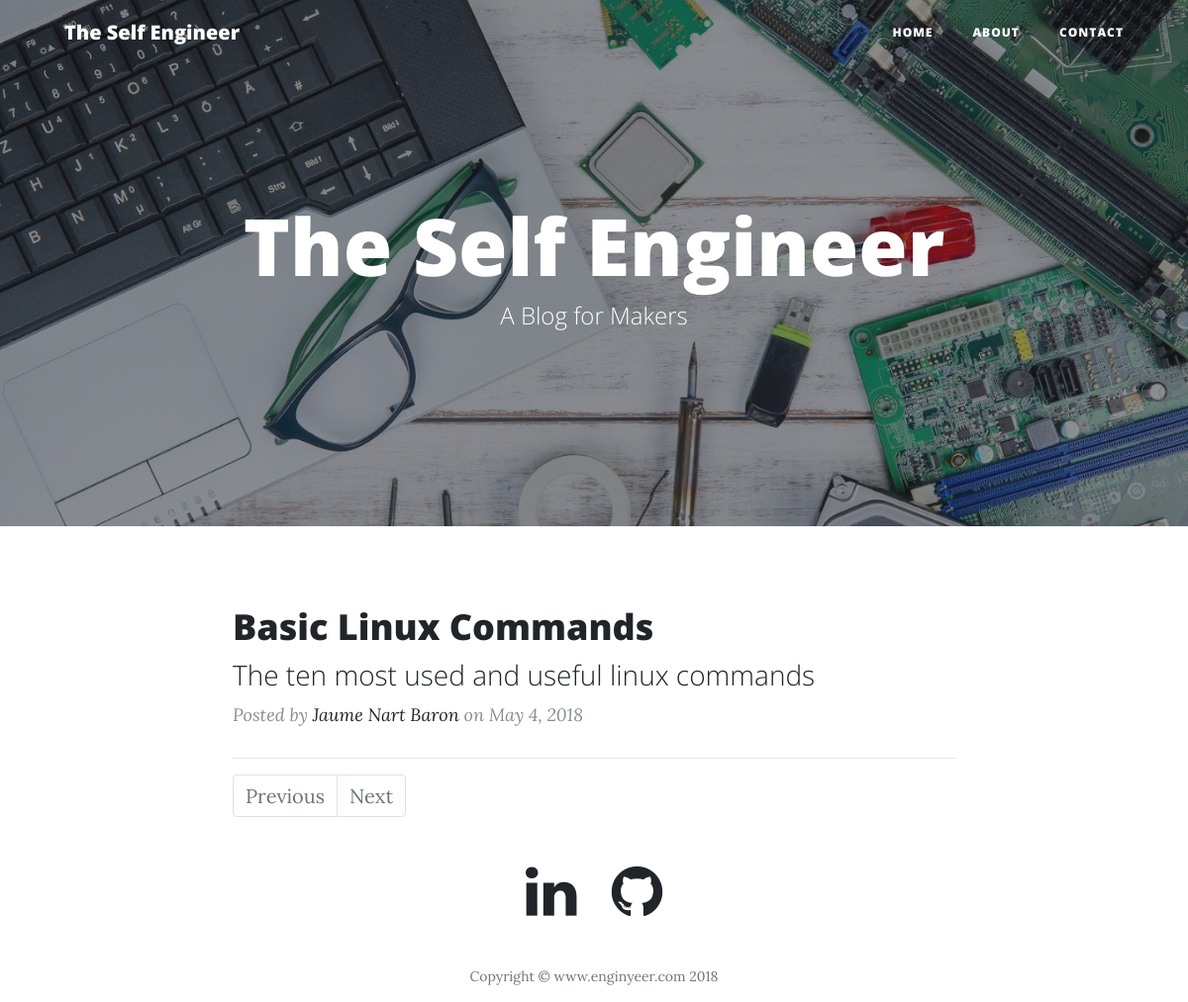
The page /index on the database as committed earlier.
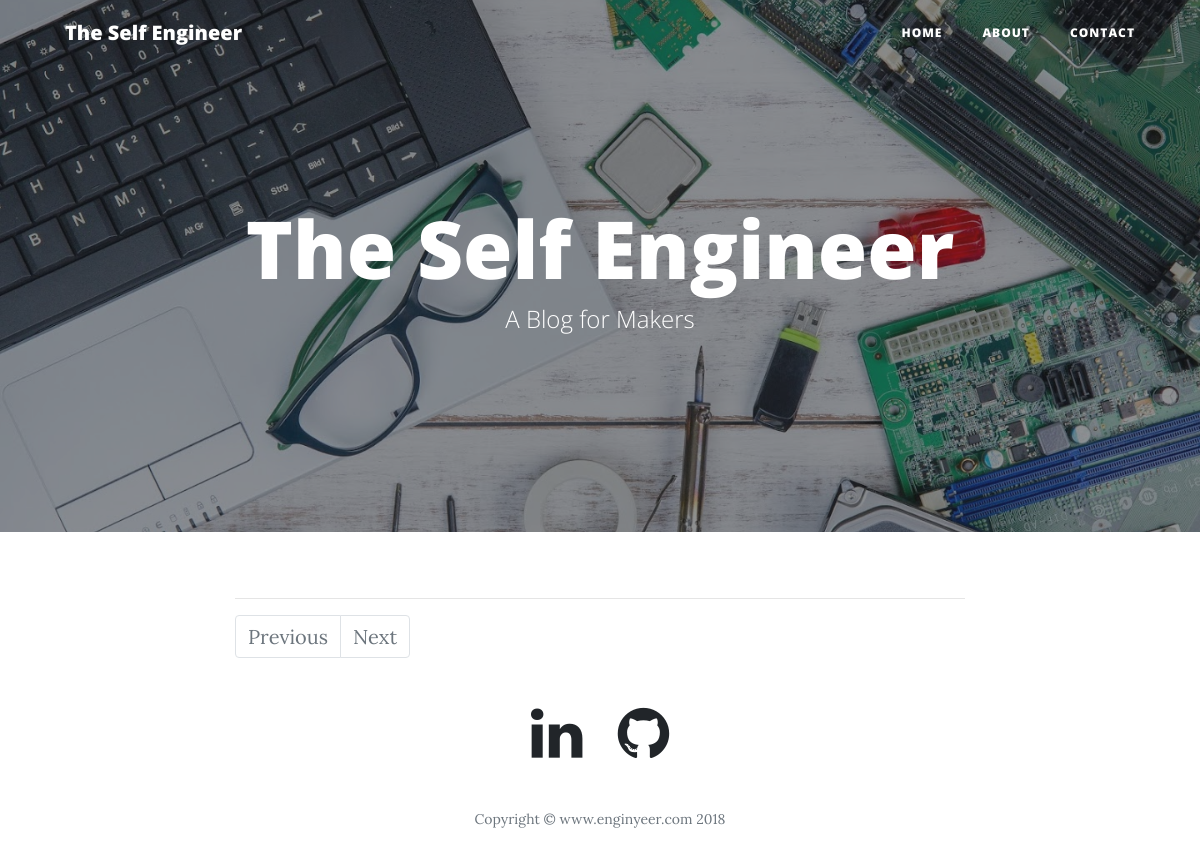
The same page on the database as committed later.
### app/models.py (models this page shows)
class Blogpost(db.Model):
    id = db.Column(db.Integer, primary_key = True)
    title = db.Column(db.String(64))
    subtitle = db.Column(db.String(128))
    author = db.Column(db.String(64))
    date_posted = db.Column(db.DateTime, index=True, default=datetime.utcnow)
    content = db.Column(db.Text)
    editor_id = db.Column(db.Integer, db.ForeignKey('editors.id')) #when creating pass editor=(Editors object)

### app/routes.py (the view)
@app.route('/')
@app.route('/index')
def index():
    header = {
                "title" : "The Self Engineer",
                "subtitle" : _('A Blog for Makers'),
                "image_path" : "index-bg.jpg",
                "needed" : True
    }
    page = request.args.get('page', 1, type=int)
    posts = Blogpost.query.order_by(Blogpost.date_posted.desc()).paginate(
        page, app.config['POSTS_PER_PAGE'], True)
    next_url = url_for('index', page=posts.next_num) \
        if posts.has_next else None
    prev_url = url_for('index', page=posts.prev_num) \
        if posts.has_prev else None
    return render_template('index.html', posts = posts.items, header = header, next_url=next_url, prev_url=prev_url)

### app/routes.py (called while the page is built)
@app.before_request
def before_request():
    g.locale = str(get_locale())

### app/templates/index.html
{% extends 'layout.html' %}
{% block body %}
<link rel=stylesheet type=text/css href="{{ url_for('static', filename='css/index.css') }}">
    <div class="container">
      <div class="row">
        <div class="col-lg-8 col-md-10 mx-auto">
          {% for post in posts %}
          <div class="post-preview">
            <a href="{{ url_for('post', post_id = post.id)}}">
              <h2 class="post-title">
                {{ post.title }}
              </h2>
              <h3 class="post-subtitle">
                {{ post.subtitle }}
              </h3>
            </a>
            <p class="post-meta">{{ _('Posted by') }}
              <a href="{{ url_for('about')}}">{{ post.author }}</a>
              {{ _('on') }} {{moment(post.date_posted).format('LL')}}</p>
          </div>
          {% endfor %}
          <hr>
        </div>
      </div>
      <div class="row">
        <nav class="col-lg-8 col-md-10 mx-auto">
          <ul class="pagination">
            {% if prev_url %}
            <li class="page-item">
            {% else %}
            <li class="page-item disabled">
            {% endif %}
              <a class="page-link" href="{{ prev_url }}" tabindex="-1">{{_('Previous')}}</a>
            </li>
            {% if next_url %}
            <li class="page-item">
            {% else %}
            <li class="page-item disabled">
            {% endif %}
              <a class="page-link" href="{{ next_url }}">{{_('Next')}}</a>
            </li>
          </ul>
        </nav>
      </div>
    </div>
    {% endblock %}

### app/templates/layout.html (shortened to what this page needs)
<!DOCTYPE html>
<html lang="en">
  <head>
    <link href="{{url_for('static', filename = 'Bootstrap/css/bootstrap.min.css')}}" rel="stylesheet" type="text/css">
    <link href="{{url_for('static', filename = 'fonts/font-awesome.min.css')}}" rel="stylesheet" type="text/css">
    <link href="{{url_for('static', filename = 'clean-blog/clean-blog.css')}}" rel="stylesheet" type="text/css">
    <link href="{{url_for('static', filename = 'css/layout.css')}}" rel="stylesheet" type="text/css">
  </head>
  <body>
    {% include 'includes/_navbar.html' %}
    {% include 'includes/_header.html' %}
    {% block body %}{% endblock %}
    {% include 'includes/_footer.html' %}
  </body>
</html>

### app/templates/includes/_navbar.html (shortened to what this page needs)
<nav class="navbar navbar-expand-sm navbar-light fixed-top" id="mainNav">
  <div class="container">
    <a class="navbar-brand" href="{{url_for('index')}}">The Self Engineer</a>
    <div class="collapse navbar-collapse" id="navbarResponsive">
      <ul class="navbar-nav ml-auto">
        <li class="nav-item">
          <a class="nav-link" href="{{url_for('index')}}">{{_('Home')}}</a>
        </li>
        <li class="nav-item">
          <a class="nav-link" href="{{url_for('about')}}">{{_('About')}}</a>
        </li>
        <li class="nav-item">
          <a class="nav-link" href="{{url_for('contact')}}">{{_('Contact')}}</a>
        </li>
      </ul>
    </div>
  </div>
</nav>

### app/templates/includes/_header.html
{% if header.needed == True %}
<header class="masthead" style="background-image: url('{{url_for('static', filename = "img/{0}".format(header.image_path) ) }}')">
  <div class="overlay"></div>
  <div class="container">
    <div class="row">
      <div class="col-lg-8 col-md-10 mx-auto">
        <div class="page-heading">
          <h1>{{ header.title }}</h1>
          <span class="subheading">{{ header.subtitle }}</span>
        </div>
      </div>
    </div>
  </div>
</header>
{% endif %}

### app/templates/includes/_footer.html
<link rel=stylesheet type=text/css href="{{ url_for('static', filename='css/_footer.css') }}">
<footer class="container-fluid text-center" id="footer">
  <div class="container">
    <div class="row">
      <div class="col-lg-8 col-md-10 mx-auto">
        <a href="https://www.linkedin.com/in/jaume-nart-baron/" class="fa fa-linkedin fa-3x" id="social_network_logo"></a>
        <a href="https://github.com/JomNB12" class="fa fa-github fa-3x"  id="social_network_logo"></a>
        <p class="copyright text-muted">Copyright &copy; www.enginyeer.com 2018</p>
      </div>
    </div>
  </div>
</footer>

### app/static/clean-blog/clean-blog.css (style rules this page uses)
body { font-size: 20px; color: #212529; font-family: 'Lora', 'Times New Roman', serif; }
p { line-height: 1.5; margin: 30px 0; }
h1, h2, h3, h4, h5, h6 { font-weight: 800; font-family: 'Open Sans', 'Helvetica Neue', Helvetica, Arial, sans-serif; }
a { color: #212529; -webkit-transition: all 0.2s; -moz-transition: all 0.2s; transition: all 0.2s; }
#mainNav { position: absolute; border-bottom: 1px solid #e9ecef; background-color: white; font-family: 'Open Sans', 'Helvetica Neue', Helvetica, Arial, sans-serif; }
#mainNav .navbar-brand { font-weight: 800; color: #343a40; }
#mainNav .navbar-nav > li.nav-item > a { font-size: 12px; font-weight: 800; letter-spacing: 1px; text-transform: uppercase; }
@media only screen and (min-width: 992px) { #mainNav { border-bottom: 1px solid transparent; background: transparent; } }
@media only screen and (min-width: 992px) { #mainNav .navbar-brand { padding: 10px 20px; color: #fff; } }
@media only screen and (min-width: 992px) { #mainNav .navbar-nav > li.nav-item > a { padding: 10px 20px; color: #fff; } }
@media only screen and (min-width: 992px) { #mainNav { -webkit-transition: background-color 0.2s; -moz-transition: background-color 0.2s; transition: background-color 0.2s; -webkit-transform: translate3d(0, 0, 0); -moz-transform: translate3d(0, 0, 0); -ms-transform: translate3d(0, 0, 0); -o-transform: translate3d(0, 0, 0); transform: translate3d(0, 0, 0); -webkit-backface-visibility: hidden; } }
header.masthead { margin-bottom: 50px; background: no-repeat center center; background-color: #868e96; background-attachment: scroll; position: relative; -webkit-background-size: cover; -moz-background-size: cover; -o-background-size: cover; background-size: cover; }
header.masthead .overlay { position: absolute; top: 0; left: 0; height: 100%; width: 100%; background-color: #212529; opacity: 0.5; }
header.masthead .page-heading, header.masthead .post-heading, header.masthead .site-heading { padding: 200px 0 150px; color: white; }
@media only screen and (min-width: 768px) { header.masthead .page-heading, header.masthead .post-heading, header.masthead .site-heading { padding: 200px 0; } }
header.masthead .page-heading, header.masthead .site-heading { text-align: center; }
header.masthead .page-heading h1, header.masthead .site-heading h1 { font-size: 50px; margin-top: 0; }
header.masthead .page-heading .subheading, header.masthead .site-heading .subheading { font-size: 24px; font-weight: 300; line-height: 1.1; display: block; margin: 10px 0 0; font-family: 'Open Sans', 'Helvetica Neue', Helvetica, Arial, sans-serif; }
@media only screen and (min-width: 768px) { header.masthead .page-heading h1, header.masthead .site-heading h1 { font-size: 80px; } }
footer { padding: 50px 0 65px; }
footer .copyright { font-size: 14px; margin-bottom: 0; text-align: center; }

### app/static/css/_footer.css (style rules this page uses)
#footer { width: 100%; padding-top: 15px; padding-bottom: 15px; }
.fa { padding: 15px; }

Rows that differ between the two databases and show on the page:
removed Blogpost: title "Basic Linux Commands", subtitle "The ten most used and useful linux commands", author "Jaume Nart Baron", date_posted "May 4, 2018"
